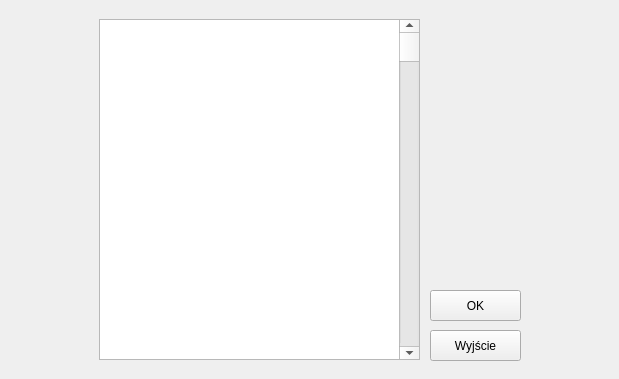
<?xml version="1.0" encoding="UTF-8"?>
<ui version="4.0">
 <class>ChooseDatabaseWindow</class>
 <widget class="QWidget" name="ChooseDatabaseWindow">
  <property name="geometry">
   <rect>
    <x>0</x>
    <y>0</y>
    <width>619</width>
    <height>379</height>
   </rect>
  </property>
  <property name="windowTitle">
   <string>Wybierz bazę danych</string>
  </property>
  <property name="whatsThis">
   <string>&lt;html&gt;&lt;head/&gt;&lt;body&gt;&lt;p&gt;Wybierz bazę danych&lt;/p&gt;&lt;/body&gt;&lt;/html&gt;</string>
  </property>
  <widget class="QWidget" name="gridLayoutWidget">
   <property name="geometry">
    <rect>
     <x>0</x>
     <y>0</y>
     <width>2</width>
     <height>2</height>
    </rect>
   </property>
   <layout class="QGridLayout" name="gridLayout"/>
  </widget>
  <widget class="QPushButton" name="exit_button">
   <property name="geometry">
    <rect>
     <x>430</x>
     <y>330</y>
     <width>91</width>
     <height>31</height>
    </rect>
   </property>
   <property name="text">
    <string>Wyjście</string>
   </property>
  </widget>
  <widget class="QPushButton" name="save_button">
   <property name="geometry">
    <rect>
     <x>430</x>
     <y>290</y>
     <width>91</width>
     <height>31</height>
    </rect>
   </property>
   <property name="text">
    <string>OK</string>
   </property>
  </widget>
  <widget class="QScrollArea" name="scrollArea">
   <property name="geometry">
    <rect>
     <x>99</x>
     <y>19</y>
     <width>321</width>
     <height>341</height>
    </rect>
   </property>
   <property name="widgetResizable">
    <bool>true</bool>
   </property>
   <widget class="QWidget" name="scrollAreaWidgetContents">
    <property name="geometry">
     <rect>
      <x>0</x>
      <y>0</y>
      <width>319</width>
      <height>339</height>
     </rect>
    </property>
    <widget class="QListView" name="listView">
     <property name="geometry">
      <rect>
       <x>-5</x>
       <y>-9</y>
       <width>311</width>
       <height>351</height>
      </rect>
     </property>
     <property name="font">
      <font>
       <pointsize>12</pointsize>
       <weight>50</weight>
       <bold>false</bold>
       <stylestrategy>PreferDefault</stylestrategy>
       <kerning>false</kerning>
      </font>
     </property>
     <property name="layoutDirection">
      <enum>Qt::LeftToRight</enum>
     </property>
     <property name="autoFillBackground">
      <bool>false</bool>
     </property>
    </widget>
    <widget class="QSlider" name="verticalSlider">
     <property name="geometry">
      <rect>
       <x>380</x>
       <y>-1</y>
       <width>20</width>
       <height>341</height>
      </rect>
     </property>
     <property name="orientation">
      <enum>Qt::Vertical</enum>
     </property>
    </widget>
    <widget class="QScrollBar" name="verticalScrollBar">
     <property name="geometry">
      <rect>
       <x>299</x>
       <y>-1</y>
       <width>21</width>
       <height>341</height>
      </rect>
     </property>
     <property name="orientation">
      <enum>Qt::Vertical</enum>
     </property>
    </widget>
   </widget>
  </widget>
  <widget class="QLabel" name="image_label">
   <property name="geometry">
    <rect>
     <x>-10</x>
     <y>0</y>
     <width>641</width>
     <height>381</height>
    </rect>
   </property>
   <property name="text">
    <string/>
   </property>
  </widget>
  <zorder>image_label</zorder>
  <zorder>gridLayoutWidget</zorder>
  <zorder>exit_button</zorder>
  <zorder>save_button</zorder>
  <zorder>scrollArea</zorder>
 </widget>
 <resources/>
 <connections/>
</ui>
